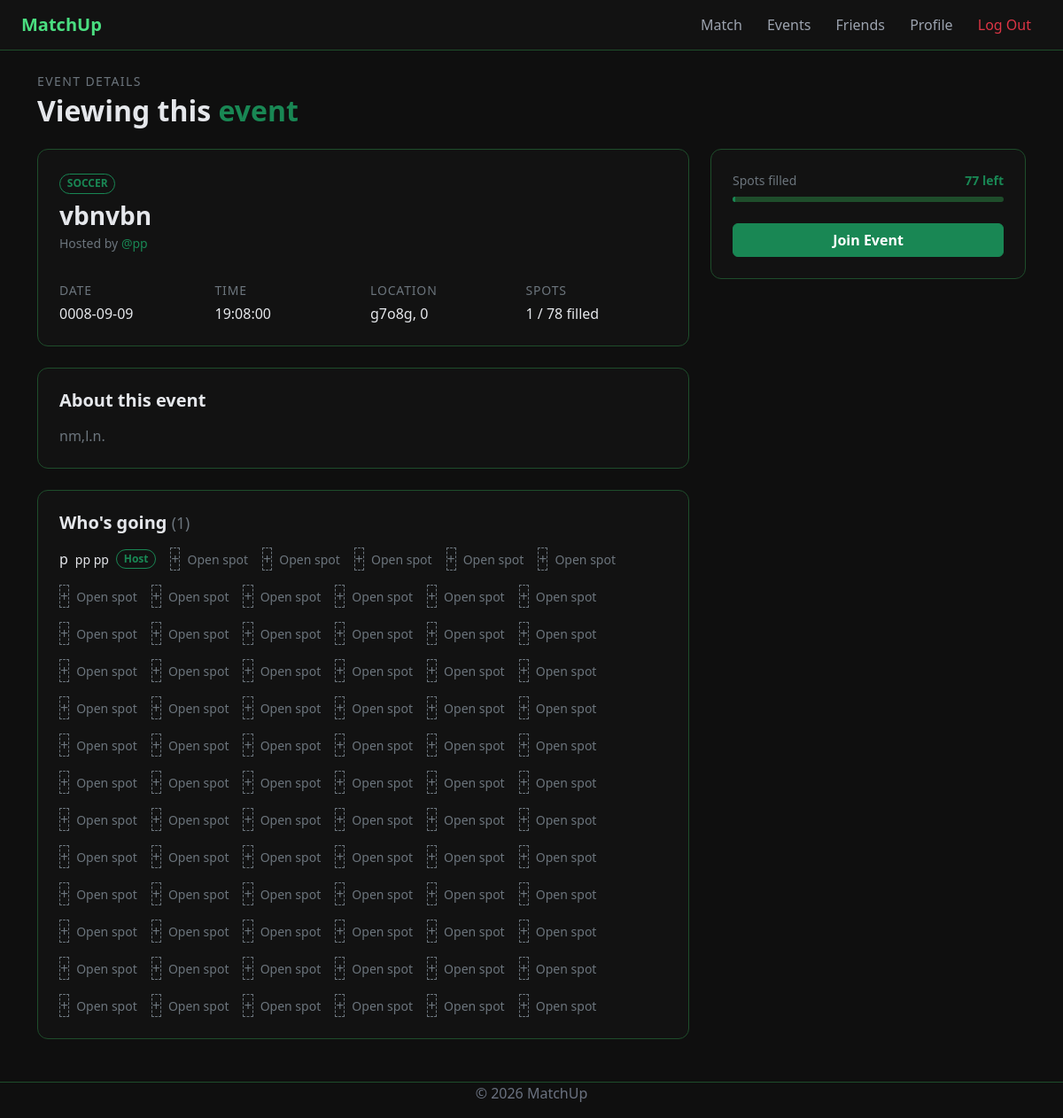
The page /events/1 (signed in) on the database its author committed.
### app/models.py (models this page shows, shortened)
class Events(db.Model):
    __tablename__ = 'events'
    event_id          = db.Column(db.Integer, primary_key=True)
    owner_id          = db.Column(db.Integer, db.ForeignKey('users.user_id'), nullable=False)
    event_name        = db.Column(db.String(128), nullable=False)
    sport             = db.Column(db.String(64), nullable=False)
    location          = db.Column(db.String(128), nullable=False)
    postcode          = db.Column(db.Integer, nullable=False)
    description       = db.Column(db.Text)
    date              = db.Column(db.Date, nullable=False)
    time              = db.Column(db.Time, nullable=False)
    spots_total       = db.Column(db.Integer, nullable=False)
    owner   = db.relationship('Users', foreign_keys=[owner_id])
    members = db.relationship('Attendees', back_populates='event', cascade='all, delete-orphan')
    @property
    def name(self):
        return self.event_name
    @property
    def spots_filled(self):
        return len(self.members)
    @property
    def host(self):
        if self.owner:
            return self.owner.username or self.owner.first_name
        return "Unknown"

class Users(UserMixin, db.Model):
    __tablename__ = 'users'
    user_id       = db.Column(db.Integer, primary_key=True)
    username      = db.Column(db.String(64), unique=True, nullable=True)
    email         = db.Column(db.String(120), unique=True, nullable=False)
    first_name    = db.Column(db.String(64), nullable=False)
    last_name     = db.Column(db.String(64), nullable=False)
    gender        = db.Column(db.String(16))
    postcode      = db.Column(db.Integer)
    profile_image = db.Column(db.String(255))
    instagram     = db.Column(db.String(100))
    sport_1       = db.Column(db.String(64))
    sport_2       = db.Column(db.String(64))
    sport_3       = db.Column(db.String(64))
    password_hash = db.Column(db.String(256), nullable=False)

class Attendees(db.Model):
    __tablename__ = 'attendees'
    id       = db.Column(db.Integer, primary_key=True)
    event_id = db.Column(db.Integer, db.ForeignKey('events.event_id'), nullable=False)
    user_id  = db.Column(db.Integer, db.ForeignKey('users.user_id'), nullable=False)
    is_host  = db.Column(db.Boolean, default=False, nullable=False)
    event = db.relationship('Events', back_populates='members')
    user  = db.relationship('Users', foreign_keys=[user_id])

### app/routes.py (the view)
@main.route("/events/<int:event_id>")
@login_required
def event_view(event_id):
    event = Events.query.get_or_404(event_id)
    user_has_joined = Attendees.query.filter_by(
        event_id=event_id,
        user_id=current_user.user_id
    ).first() is not None
    return render_template("event_view.html", event=event, user_has_joined=user_has_joined)

### app/__init__.py (called while the page is built)
def create_app():
    app = Flask(__name__)
    app.config.from_object(Config)
    db.init_app(app)
    migrate.init_app(app, db)
    login_manager.init_app(app)
    login_manager.login_view = 'main.homepage'
    from . import models
    @login_manager.user_loader
    def load_user(user_id):
        return models.Users.query.get(int(user_id))
    from .routes import main
    app.register_blueprint(main)
    return app

### app/routes.py (called while the page is built)
@main.before_app_request
def require_login_for_protected_routes():
    if current_user.is_authenticated:
        return None
    if request.endpoint is None:
        return None
    if request.endpoint.startswith("static") or request.endpoint in PUBLIC_ENDPOINTS:
        return None
    return redirect(url_for("main.homepage"))

### app/templates/event_view.html (shortened to what this page needs)
{% extends "base.html" %}
{% block content %}
<link rel="stylesheet" href="{{ url_for('static', filename='css/event_view.css') }}">
<div class="mb-4">
    <p class="text-secondary small text-uppercase mb-1" style="letter-spacing: 0.1em;">Event Details</p>
    <h2 class="fw-bold mb-0">
        {% if user_has_joined %}
            Viewing <span class="text-success">your</span> event
        {% else %}
            Viewing this <span class="text-success">event</span>
        {% endif %}
    </h2>
</div>
<div class="row g-4">
    <div class="col-lg-8 d-flex flex-column gap-4">
        <div class="event-card p-4">
            <div class="d-flex align-items-start justify-content-between flex-wrap gap-2 mb-3">
                <div>
                    <span class="badge text-success border border-success bg-transparent rounded-pill mb-2 small text-uppercase">{{ event.sport }}</span>
                    <h1 class="h3 fw-bold mb-1">{{ event.name }}</h1>
                    <p class="text-secondary small mb-0">Hosted by <span class="text-success">@{{ event.host }}</span></p>
                </div>
            </div>
            <div class="row g-3 mt-1">
                <div class="col-6 col-md-3">
                    <div class="text-secondary small text-uppercase mb-1" style="letter-spacing: 0.06em;">Date</div>
                    <div class="fw-medium">{{ event.date }}</div>
                </div>
                <div class="col-6 col-md-3">
                    <div class="text-secondary small text-uppercase mb-1" style="letter-spacing: 0.06em;">Time</div>
                    <div class="fw-medium">{{ event.time }}</div>
                </div>
                <div class="col-6 col-md-3">
                    <div class="text-secondary small text-uppercase mb-1" style="letter-spacing: 0.06em;">Location</div>
                    <div class="fw-medium">{{ event.location }}, {{ event.postcode }}</div>
                </div>
                <div class="col-6 col-md-3">
                    <div class="text-secondary small text-uppercase mb-1" style="letter-spacing: 0.06em;">Spots</div>
                    <div class="fw-medium">{{ event.spots_filled }} / {{ event.spots_total }} filled</div>
                </div>
            </div>
        </div>
        <div class="event-card p-4">
            <h5 class="fw-semibold mb-3">About this event</h5>
            <p class="text-secondary mb-0">{{ event.description }}</p>
        </div>
        <div class="event-card p-4">
            <h5 class="fw-semibold mb-3">
                Who's going <span class="text-secondary fw-normal small">({{ event.spots_filled }})</span>
            </h5>
            <div class="d-flex flex-wrap gap-3 align-items-center">
                {% for attendee in event.members %}
                <div class="d-flex align-items-center gap-2">
                    <div class=>{{ attendee.user.first_name[0] }}</div>
                    <span class="small">{{ attendee.user.first_name }} {{ attendee.user.last_name }}</span>
                    {% if attendee.is_host %}
                        <span class="badge text-success border border-success bg-transparent rounded-pill small">Host</span>
                    {% endif %}
                </div>
                {% endfor %}
                {% for i in range(event.spots_total - event.spots_filled) %}
                <div class="d-flex align-items-center gap-2">
                    <div class=" bg-transparent border border-secondary text-secondary" style="border-style: dashed !important;">+</div>
                    <span class="small text-secondary">Open spot</span>
                </div>
                {% endfor %}
            </div>
        </div>
    </div>
    <div class="col-lg-4">
        <div class="event-card p-4">
            <div class="d-flex justify-content-between mb-2">
                <span class="text-secondary small">Spots filled</span>
                <span class="text-success fw-bold small">{{ event.spots_total - event.spots_filled }} left</span>
            </div>
            <div class="progress mb-4" style="height: 6px; background-color: var(--green-border);">
                <div class="progress-bar bg-success" role="progressbar"
                     style="width: {{ (event.spots_filled / event.spots_total * 100)|int }}%">
                </div>
            </div>
            {% if user_has_joined %}
                <button class="btn btn-outline-success w-100 fw-semibold mb-2" disabled>✓ Joined</button>
                <a href="/events/{{ event.event_id }}/leave" class="btn btn-outline-danger w-100 fw-semibold small">Leave event</a>
            {% else %}
                <a href="/events/{{ event.event_id }}/join" class="btn btn-success w-100 fw-semibold">Join Event</a>
            {% endif %}
        </div>
    </div>
</div>
{% endblock %}

### app/templates/base.html (shortened to what this page needs)
<!DOCTYPE html>
<html lang="en">
<head>
    <link href="https://cdn.jsdelivr.net/npm/bootstrap@5.3.8/dist/css/bootstrap.min.css" rel="stylesheet">
    <link rel="stylesheet" href="{{ url_for('static', filename='css/style.css') }}">
</head>
<body>
<nav class="navbar navbar-expand-lg px-4">
    <a class="navbar-brand" href="/">MatchUp</a>
    <div class="ms-auto">
        <a class="nav-link d-inline" href="/matching">Match</a>
        <a class="nav-link d-inline" href="/events">Events</a>
        <a class="nav-link d-inline" href="/friends">Friends</a>
        <a class="nav-link d-inline" href="/profile">Profile</a>
        {% if current_user.is_authenticated %}
        <a class="nav-link d-inline text-danger" href="{{ url_for('main.logout') }}">Log Out</a>
        {% endif %}
    </div>
</nav>
<div class="container mt-4">
    {% block content %}{% endblock %}
</div>
<footer class="text-center mt-5 mb-3">
    <p>© 2026 MatchUp</p>
</footer>
</body>
</html>

### app/static/css/style.css (style rules this page uses)
:root { --green-primary: #4ade80; --green-dim: #22c55e; --green-glow: rgba(74, 222, 128, 0.08); --green-border: #1e4d2b; --background-base: #0f0f0f; --background-nav: #121212; --text-main: #e5e7eb; --text-boring: #6b7280; }
body { background-color: var(--background-base); color: var(--text-main); }
.navbar { background-color: var(--background-nav); border-bottom: 1px solid var(--green-border); }
.navbar-brand { color: var(--green-primary); font-weight: 600; }
.nav-link { color: #9ca3af; border-radius: 6px; padding: 6px 12px; transition: color 0.1s, background 0.1s; }
footer { color: var(--text-boring); border-top: 1px solid var(--green-border); }

### app/static/css/event_view.css (style rules this page uses)
.event-card { background-color: var(--background-nav); border: 1px solid var(--green-border); border-radius: 12px; }

### rows shown on the page
Events: sport "SOCCER", name "vbnvbn", date "0008-09-09", time "19:08:00", location "g7o8g", postcode "0", spots_total "78", description "nm,l.n.", event.spots_total-event.spots_filled "77"
Users: host "pp"
Attendees: user "p", user.first_name "pp", user.last_name "pp", is_host "Host"

### other values the page prints
{{ event.spots_filled }} "1"
